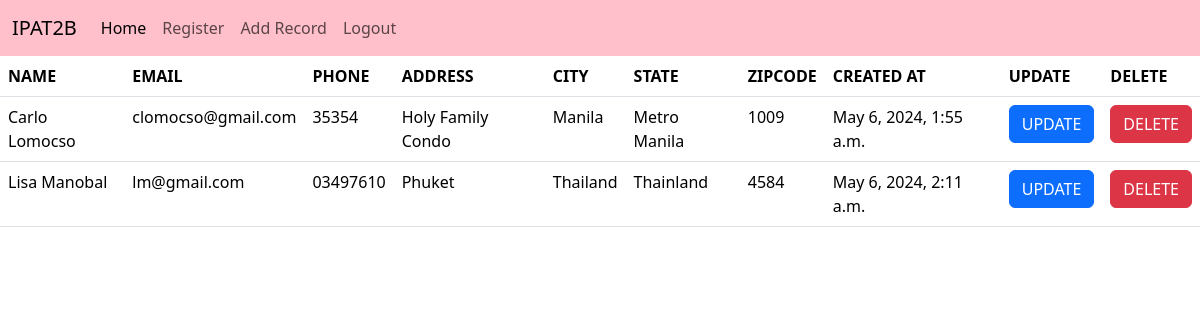
The app's page / (signed in), older data.
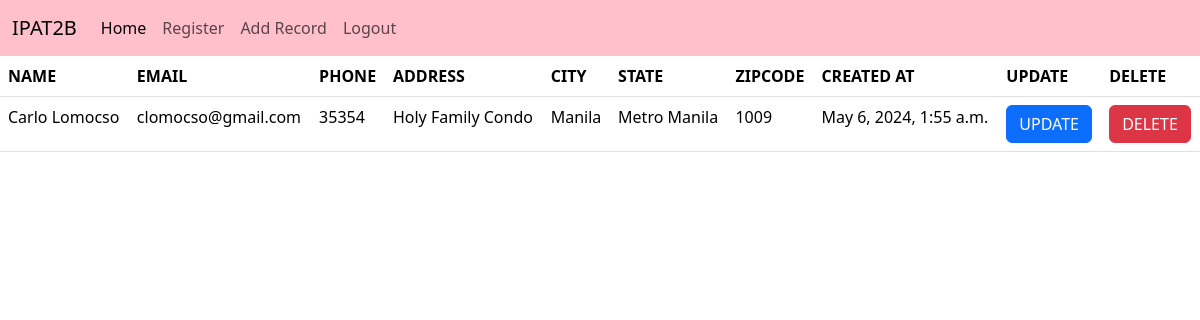
The same page, newer data.
### dcrm/models.py (models this page shows, shortened)
class Record(models.Model):
    created_at = models.DateTimeField(auto_now_add=True)
    first_name = models.CharField(max_length=50)
    last_name =  models.CharField(max_length=50)
    email =  models.CharField(max_length=100)
    phone = models.CharField(max_length=15)
    address =  models.CharField(max_length=100)
    city =  models.CharField(max_length=50)
    state =  models.CharField(max_length=50)
    zipcode =  models.CharField(max_length=20)

### dcrm/views.py (the view, shortened to what this page needs)
# urls.py: path('', views.home, name='home'),
def home(request):
    records = Record.objects.all()
    return render(request, 'home.html', {'records':records})

### dcrm/templates/home.html (shortened to what this page needs)
{% extends 'base.html' %}
{% block content %}
{% if user.is_authenticated %}
<table class="table">
    <thead>
        <tr>
        <th scope="col">NAME</th>
        <th scope="col">EMAIL</th>
        <th scope="col">PHONE</th>
        <th scope="col">ADDRESS</th>
        <th scope="col">CITY</th>
        <th scope="col">STATE</th>
        <th scope="col">ZIPCODE</th>
        <th scope="col">CREATED AT</th>
        <th scope="col">UPDATE</th>
        <th scope="col">DELETE</th>
    </tr>
    </thead>
<tbody>
    {% if records %}
        {% for record in records %}
            <tr>
                <td>{{ record.first_name }} {{record.last_name}}</td>
                <td>{{ record.email }}</td>
                <td>{{ record.phone }}</td>
                <td>{{ record.address }}</td>
                <td>{{ record.city }}</td>
                <td>{{ record.state }}</td>
                <td>{{ record.zipcode }}</td>
                <td>{{ record.created_at }}</td>
                <td><a href="{% url 'update_record' record.id %}"><button class="btn btn-primary" value="{{ record.id }}">UPDATE</button></a></td>
                <td><a href="{% url 'delete_record' record.id %}"><button class="btn btn-danger" value="{{ record.id }}">DELETE</button></a></td>
            </tr>
        {% endfor %}
    {% endif %}
</tbody>
</table>
{% endif %}
{% endblock %}

### dcrm/templates/base.html (shortened to what this page needs)
<!doctype html>
<html lang="en">
  <head>
    <link href="https://cdn.jsdelivr.net/npm/bootstrap@5.3.3/dist/css/bootstrap.min.css" rel="stylesheet">
  </head>
  {% include 'navbar.html' %}
  <body>
    {% block content %}
    {% endblock %}
  </body>
</html>

### dcrm/templates/navbar.html (shortened to what this page needs)
  <nav class="navbar navbar-expand-lg bg-pink" >
      <div class="container-fluid">
        <a class="navbar-brand" href="#">IPAT2B</a>
        <div class="collapse navbar-collapse" id="navbarNav">
          <ul class="navbar-nav">
            <li class="nav-item">
              <a class="nav-link active" aria-current="page" href="{% url 'home' %}">Home</a>
            </li>
            <li class="nav-item">
              <a class="nav-link" href="{% url 'register' %}">Register</a>
            </li>
            <li class="nav-item">
              <a class="nav-link" href="{% url 'add_record' %}">Add Record</a>
            </li>
            <li class="nav-item">
              <a class="nav-link" href="{% url 'logout' %}">Logout</a>
            </li>
          </ul>
        </div>
      </div>
    </nav>

### dcrm/templates/navbar.html (style rules this page uses)
.bg-pink { background-color: pink !important; }

Row changes from the older to the newer data that the page shows:
removed Record: first_name "Lisa", last_name "Manobal", email "lm@gmail.com", phone "03497610", address "Phuket", city "Thailand", state "Thainland", zipcode "4584", created_at "May 6, 2024, 2:11 a.m.", {{ record.id }} 3 (drawn)
